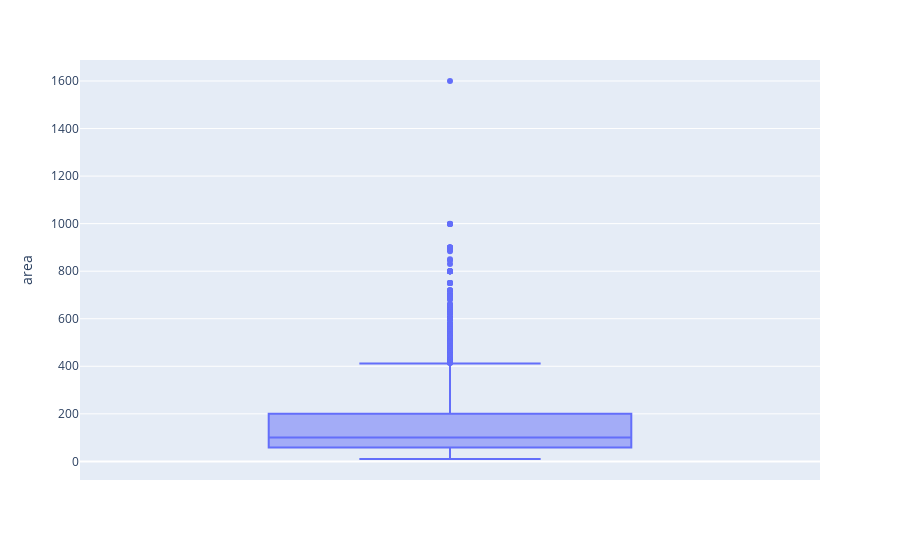

The notebook cell saved with this chart:
### Code cell
areas = np.sort(df2['area'])
Q1 = areas[floor(len(areas) * 0.25)]
Q2 = areas[floor(len(areas) * 0.50)] #same as median
Q3 = areas[floor(len(areas) * 0.75)]
IQR = Q3 - Q1
upperfence = Q3 + (1.5 * IQR)
lowerfence = Q1 - (1.5 * IQR)
print(Q1,Q2,Q3,IQR,upperfence,lowerfence)
fig

### Figure 1 — Plotly figure (JSON) as saved in the notebook; plotly's stock layout.template omitted (floating-point values rounded to 4 significant figures; data arrays with more than 128 entries replaced by an {"elided": "..."} marker saying what was removed)
{"data": [{"alignmentgroup": "True", "hovertemplate": "area=%{y}<extra></extra>", "legendgroup": "", "marker": {"color": "#636efa"}, "name": "", "notched": false, "offsetgroup": "", "orientation": "v", "showlegend": false, "type": "box", "x0": " ", "xaxis": "x", "y": {"elided": "6078 int values"}, "y0": " ", "yaxis": "y"}], "layout": {"boxmode": "group", "legend": {"tracegroupgap": 0}, "margin": {"t": 60}, "xaxis": {"anchor": "y", "domain": [0, 1]}, "yaxis": {"anchor": "x", "domain": [0, 1], "title": {"text": "area"}}}}
